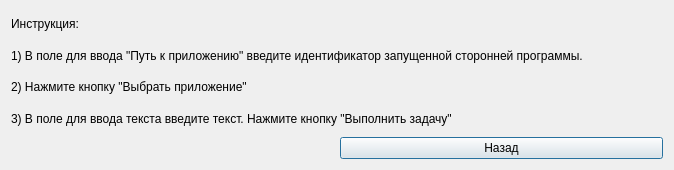
<?xml version="1.0" encoding="UTF-8"?>
<ui version="4.0">
 <class>Dialog</class>
 <widget class="QDialog" name="Dialog">
  <property name="geometry">
   <rect>
    <x>0</x>
    <y>0</y>
    <width>674</width>
    <height>170</height>
   </rect>
  </property>
  <property name="windowTitle">
   <string>Dialog</string>
  </property>
  <layout class="QGridLayout" name="gridLayout">
   <item row="1" column="0" colspan="2">
    <widget class="QLabel" name="label_2">
     <property name="text">
      <string>1) В поле для ввода &quot;Путь к приложению&quot; введите идентификатор запущенной сторонней программы. </string>
     </property>
    </widget>
   </item>
   <item row="0" column="0" colspan="2">
    <widget class="QLabel" name="label">
     <property name="text">
      <string>Инструкция:</string>
     </property>
    </widget>
   </item>
   <item row="2" column="0" colspan="2">
    <widget class="QLabel" name="label_3">
     <property name="text">
      <string>2) Нажмите кнопку &quot;Выбрать приложение&quot;</string>
     </property>
    </widget>
   </item>
   <item row="3" column="0" colspan="2">
    <widget class="QLabel" name="label_4">
     <property name="text">
      <string>3) В поле для ввода текста введите текст. Нажмите кнопку &quot;Выполнить задачу&quot;</string>
     </property>
    </widget>
   </item>
   <item row="4" column="1">
    <widget class="QPushButton" name="pushButton">
     <property name="text">
      <string>Назад</string>
     </property>
    </widget>
   </item>
  </layout>
 </widget>
 <resources/>
 <connections/>
</ui>
